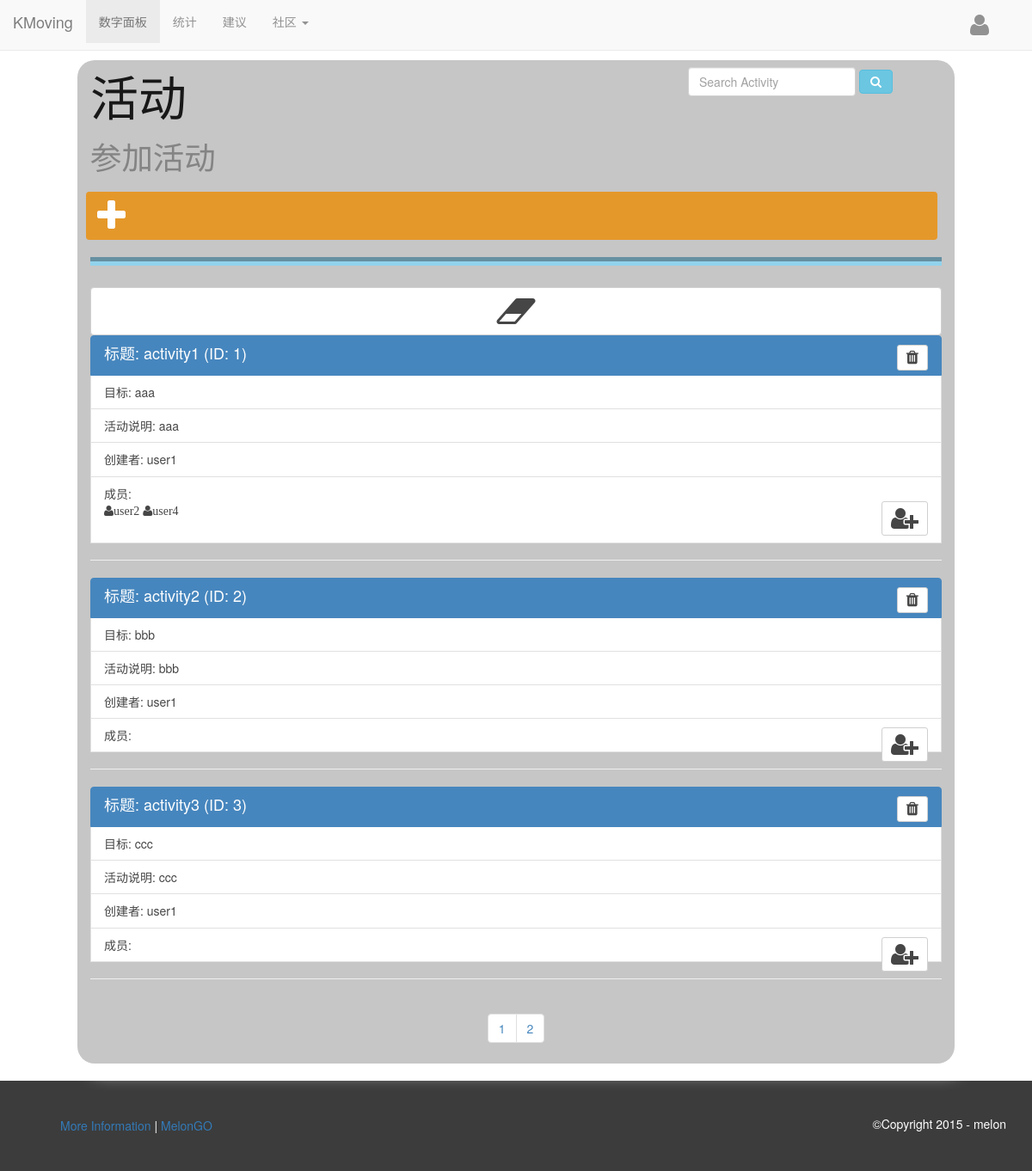
The app's page /user/groups/activity.php with its own data.
### tables this page shows
CREATE TABLE Activity
      (id      INTEGER PRIMARY KEY AUTOINCREMENT,
      title    VARCHAR(255),
      target   VARCHAR(255),
      content  VARCHAR(255),
      authorId INTEGER);

CREATE TABLE ActivityMember
      (userId       INTEGER,
      activityId    INTEGER,
      createAt      DATETIME);

CREATE TABLE User
      (id      INTEGER PRIMARY KEY AUTOINCREMENT,
      name     VARCHAR(255),
      password VARCHAR(255),
      weight   REAL,
      gender   VARCHAR(255),
      image    VARCHAR(255),
      height   REAL,
      last     VARCHAR(255),
      first    VARCHAR(255),
      birth    VARCHAR(255),
      country  VARCHAR(255),
      city     VARCHAR(255),
      address  VARCHAR(255),
      doctor   INTEGER);

### server/groups/activity_data.php (the view, shortened to what this page needs)
<?php
$page = $_GET['page'];
function get_authorName($db, $authorId){
    $sql =<<<EOF
    SELECT * FROM User WHERE id = $authorId;
EOF;
    $ret = $db->query($sql);
    if($row = $ret->fetchArray(SQLITE3_ASSOC)){
        $authorName = $row['name'];
        return $authorName;
    }
    return null;
}
function get_userName($db, $userId){
    $sql =<<<EOF
    SELECT * FROM User WHERE id = $userId;
EOF;
    $ret = $db->query($sql);
    if($row = $ret->fetchArray(SQLITE3_ASSOC)){
        $userName = $row['name'];
        return $userName;
    }
    return null;
}
function get_members($db,$activityId){
    $members = "";
    $sql =<<<EOF
    SELECT * FROM ActivityMember WHERE activityId=$activityId;
EOF;
    $ret = $db->query($sql);
    while($row = $ret->fetchArray(SQLITE3_ASSOC)){
        $userId = $row['userId'];
        $tmp = get_userName($db, $userId);
        $members = $members."<p class='fa fa-user'>".$tmp."</p> ";
    }
    return $members;
}
function get_activity_data($num){
    $db = new MyDB();
    $sql =<<<EOF
    SELECT * FROM Activity ORDER BY id LIMIT $num,3;
EOF;
    $arrayList[] = array();
    $ret = $db->query($sql);
    $index = 0;
    while($row = $ret->fetchArray(SQLITE3_ASSOC)){
        $authorId = $row['authorId'];
        $authorName = get_authorName($db, $authorId);
        $title = $row['title'];
        $target= $row['target'];
        $content= $row['content'];
        $id= $row['id'];
        $menbers = get_members($db,$id);
        $arrayList[$index] = [$title, $target, $content, $authorName, $id, $menbers];
        $index++;
    }
    return $arrayList;
}
function get_total_len(){
    $db = new MyDB();
    $sql =<<<EOF
    SELECT count(*) AS length FROM Activity;
EOF;
    $ret = $db->query($sql);
    if($row = $ret->fetchArray(SQLITE3_ASSOC)){
        return $row['length'];
    }
    return null;
}
function show_activity_data($data_list,$page=1){
    $len = count($data_list);
    for($index = 0;$index < $len;$index++){
        $title = $data_list[$index][0];
        $target = $data_list[$index][1];
        $content = $data_list[$index][2];
        $authorName = $data_list[$index][3];
        $activityId = $data_list[$index][4];
        $members = $data_list[$index][5];
        echo "<div class=\"row center-block\">
                <div class=\"list-group\">
                    <div class=\"list-group-item active\">
                        <h4 class=\"list-group-item-heading\">
                            标题: $title (ID: $activityId)
                            <button id='$activityId' onclick='click_delete($activityId)' class=\"btn btn-default btn-sm fa fa-trash pull-right\"></button>
                        </h4>
                    </div>
                    <div class=\"list-group-item\">
                        <p class=\"list-group-item-text\">
                            目标: $target
                        </p>
                        <div class=\"target\"></div>
                    </div>
                    <div class=\"list-group-item\">
                        <p class=\"list-group-item-text\">
                            活动说明: $content
                        </p>
                        <div class=\"content\"></div>
                    </div>
                    <div class=\"list-group-item\">
                        <p class=\"list-group-item-text\">
                            创建者: $authorName
                        </p>
                        <div class=\"authorName\"></div>
                    </div>
                    <div class=\"list-group-item\">
                        <p class=\"list-group-item-text\">
                            成员: $members
                            <button class=\"btn btn-default btn-sm fa fa-user-plus fa-2x pull-right\"
                                      onclick='get_activityId($activityId)' data-toggle=\"modal\" data-target=\"#add-member\"></button>
                        </p>
                    </div>
                    <HR>
                </div>
            </div>";
    }
    $total_len = get_total_len();
    echo "
    <div class=\"row\">
        <nav style=\"text-align: center\">
            <ul class=\"pagination\">";
    for($index = 1;$index < $total_len/3 + 1;$index++){
        echo "
            <li><a href=\"?page=$index\">$index</a></li>";
    }
    echo "
            </ul>
        </nav>
    </div>";
}
if($page == null){
    $data_list = get_activity_data(0);
    show_activity_data($data_list);
}else{
    $num = ($page - 1) * 3;
    $data_list = get_activity_data($num);
    show_activity_data($data_list,$page);
}

### user/groups/activity.php (shortened to what this page needs)
<!DOCTYPE html>
<html lang="en">
<head>
    <link href="../../bootstrap-3.3.5-dist/css/bootstrap.min.css" rel="stylesheet">
    <link href="../../font-awesome-4.3.0/css/font-awesome.min.css" rel="stylesheet">
    <link href="../../css/mystyle.css" rel="stylesheet">
    <link rel="stylesheet" href="/animate.css-master/animate.min.css">
</head>
<body>
<nav class="navbar navbar-default navbar-fixed-top" role="navigation">
    <div class="navbar-header">
        <a class="navbar-brand" href="http://www.kmoving.com/server/user/user_details.php">KMoving</a>
    </div>
    <div class="collapse navbar-collapse" id="example-navbar-collapse">
        <ul class="nav navbar-nav">
            <li class="active">
                <a href="http://www.kmoving.com/server/user/user_details.php">数字面板</a>
            </li>
            <li>
                <a href="http://www.kmoving.com/user/analysis.php">统计</a>
            </li>
            <li>
                <a href="http://www.kmoving.com/user/advice.php">建议</a>
            </li>
            <li class="dropdown">
                <a href="#" class="dropdown-toggle" data-toggle="dropdown">
                    社区
                    <b class="caret"></b>
                </a>
            </li>
        </ul>
        <div>
            <ul class="nav navbar-nav navbar-right navbar-right-padding">
                <li class="dropdown">
                    <a href="" class="dropdown-toggle" data-toggle="dropdown">
                        <i class="fa fa-user fa-2x"></i>
                    </a>
                </li>
            </ul>
        </div>
    </div>
</nav>
<div class="container bg">
    <div class="row">
        <div class="col-lg-8 col-md-8 col-sm-12">
            <h1 class="font-big font-white">
                活动</br>
                <small>参加活动</small>
            </h1>
        </div>
        <div class="col-lg-4 col-md-4 col-sm-12">
            <form class="navbar-form" role="search">
                <div class="form-group">
                    <input type="text" class="form-control" placeholder="Search Activity">
                </div>
                <button type="submit" class="btn btn-info fa fa-search"></button>
            </form>
        </div>
    </div>
    <div>
        <button class="btn btn-toolbar btn-block fa fa-plus fa-3x" data-toggle="modal" data-target="#myModal"></button>
    </div>
    <hr class="division">
    <div>
        <button class="btn btn-default btn-block fa fa-eraser fa-3x" data-toggle="modal" data-target="#refresh"></button>
    </div>
    <?php
    include("../../server/groups/activity_data.php");
    ?>
</div>
<footer>
    <div class="container">
        <div class="row">
            <div class="col-md-6">
                <ul class="legals">
                    <li><a href="#">More Information</a></li>
                    <li><a href="#">MelonGO</a></li>
                </ul>
            </div>
            <div class="col-md-6 credit">
                <p>&copy;Copyright 2015 - melon</p>
            </div>
        </div>
    </div>
</footer>
</body>
</html>

### css/mystyle.css (style rules this page uses)
body { overflow-x: hidden; background: url("/img/bg.png"); background-size:cover; }
.navbar { opacity: 0.8; }
footer { background-color: #3c3c3c; padding: 40px 0 30px; }
footer p { color: #fff; }
ul.legals { list-style: none; color: #fff; line-height: 25px; }
ul.legals li { display: inline-block; }
ul.legals li::after { content: " |"; }
ul.legals li:last-child::after { content: ""; }
.legals { text-align: left; }
.credit { text-align: right; }
div.bg { background-color: silver; width: 85%; border-radius: 20px; opacity: 0.9; box-shadow: 10px 10px 20px #ffffff; margin-top: 70px; margin-bottom: 20px; }
div button.btn-toolbar { color: white; background-color: #e38d13; }
h1.font-big { font-size: 4em; }
h1.font-white { font-family: Menlo, Monaco, Consolas, "Courier New", monospace; color: black; }
.navbar-right-padding { padding-right: 50px; }
hr.division { border-top:10px groove skyblue; height: 5px; color: #080808; }

### records on screen
activity: title "activity1", authorId "1", target "aaa"
activitymember: userId.name "user2"
activitymember: userId.name "user4"
activity: title "activity2", id "2", target "bbb", authorName "user1"
activity: title "activity3", id "3", target "ccc", authorName "user1"

### other values on screen
$target "aaa"
$authorName "user1"
